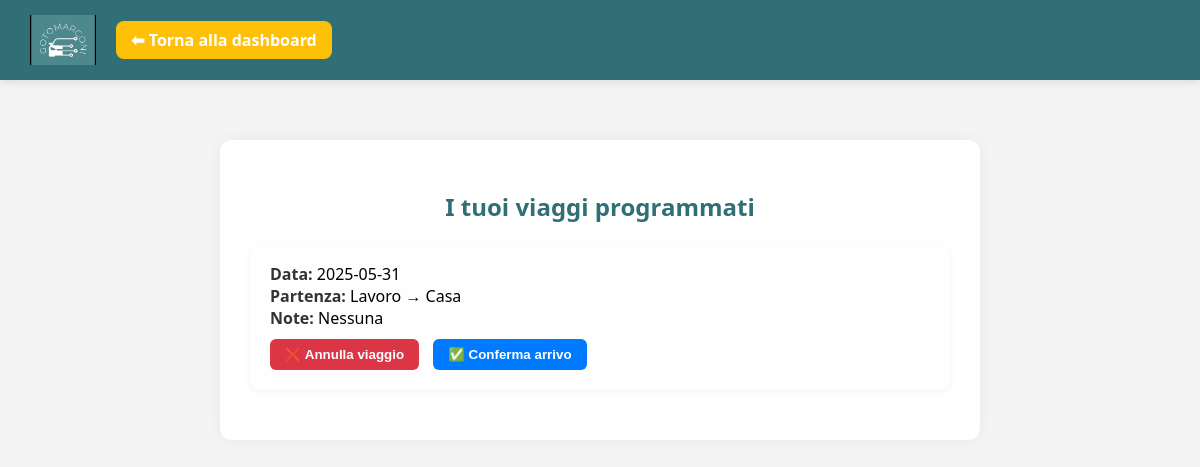
The page /viaggi_previsti_a.php (signed in) on the database its author committed.
### tables this page shows
CREATE TABLE `viaggio` (
  `ID` int(11) NOT NULL,
  `Partenza` varchar(100) DEFAULT NULL,
  `Data` datetime DEFAULT NULL,
  `Posti` int(11) DEFAULT NULL,
  `ID_Autista` int(11) DEFAULT NULL,
  `Note` text DEFAULT NULL,
  `Completato` tinyint(1) DEFAULT 0
);

### viaggi_previsti_a.php (the view, shortened to what this page needs)
<?php
$conn = new mysqli("localhost", "root", "", "GoToMarconi");
$id_autista = $_SESSION['user_id'];
$stmt = $conn->prepare("
    SELECT * FROM Viaggio
    WHERE ID_Autista = ?
      AND Data >= CURDATE()
      AND Completato = 0
    ORDER BY Data ASC
");
$stmt->bind_param("i", $id_autista);
$stmt->execute();
$result = $stmt->get_result();
$viaggi = $result->fetch_all(MYSQLI_ASSOC);
?>
<!DOCTYPE html>
<html lang="it">
<head>
</head>
<body>
<div class="navbar">
  <div class="navbar-left">
    <img src="GoToMarconi_logo.jpg" alt="Logo GoToMarconi" class="logo">
    <a href="autista.php" class="dashboard-button">⬅ Torna alla dashboard</a>
  </div>
</div>
<div class="main">
  <div class="container">
    <h2>I tuoi viaggi programmati</h2>
    <?php if (count($viaggi) === 0): ?>
      <p class="no-data">Non hai viaggi programmati al momento.</p>
    <?php else: ?>
      <?php foreach ($viaggi as $v): ?>
        <div class="viaggio-box">
          <strong>Data:</strong> <?= htmlspecialchars(date('Y-m-d', strtotime($v['Data']))) ?><br>
          <strong>Partenza:</strong> <?= htmlspecialchars($v['Partenza']) ?><br>
          <strong>Note:</strong> <?= htmlspecialchars($v['Note']) ?: 'Nessuna' ?><br>
          <form method="POST" action="annulla_viaggio.php" onsubmit="return confirm('Sei sicuro di voler annullare questo viaggio?');">
            <button class="btn-annulla" type="submit">❌ Annulla viaggio</button>
          </form>
          <form method="POST" action="conferma_arrivo.php" onsubmit="return confirm('Confermare che il viaggio è stato completato?');">
            <button class="btn-conferma" type="submit">✅ Conferma arrivo</button>
          </form>
        </div>
      <?php endforeach; ?>
    <?php endif; ?>
  </div>
</div>
</body>
</html>

### viaggi_previsti_a.php (style rules this page uses)
body { margin: 0; font-family: 'Segoe UI', sans-serif; background: #f4f4f4; }
.navbar { background-color: #2f6f75; padding: 15px 30px; display: flex; justify-content: space-between; align-items: center; box-shadow: 0 2px 8px rgba(0,0,0,0.1); }
.navbar-left { display: flex; align-items: center; gap: 20px; }
.navbar img.logo { height: 50px; }
.dashboard-button { text-decoration: none; color: white; background-color: #ffc107; padding: 8px 15px; border-radius: 8px; font-weight: bold; }
.main { display: flex; justify-content: center; padding: 60px 20px; }
.container { background: white; padding: 30px; border-radius: 12px; box-shadow: 0 0 15px rgba(0,0,0,0.05); width: 100%; max-width: 700px; }
h2 { color: #2f6f75; margin-bottom: 20px; text-align: center; }
.viaggio-box { background: #fefefe; border-radius: 10px; padding: 20px; margin-bottom: 20px; box-shadow: 0 2px 6px rgba(0,0,0,0.05); }
.viaggio-box strong { color: #333; }
.viaggio-box form { display: inline-block; margin-top: 10px; margin-right: 10px; }
button { padding: 8px 15px; border: none; border-radius: 6px; cursor: pointer; font-weight: bold; }
.btn-annulla { background-color: #dc3545; color: white; }
.btn-conferma { background-color: #007bff; color: white; }

### rows shown on the page
viaggio: Data "2025-05-31", Partenza "Lavoro → Casa", Note "Nessuna"
